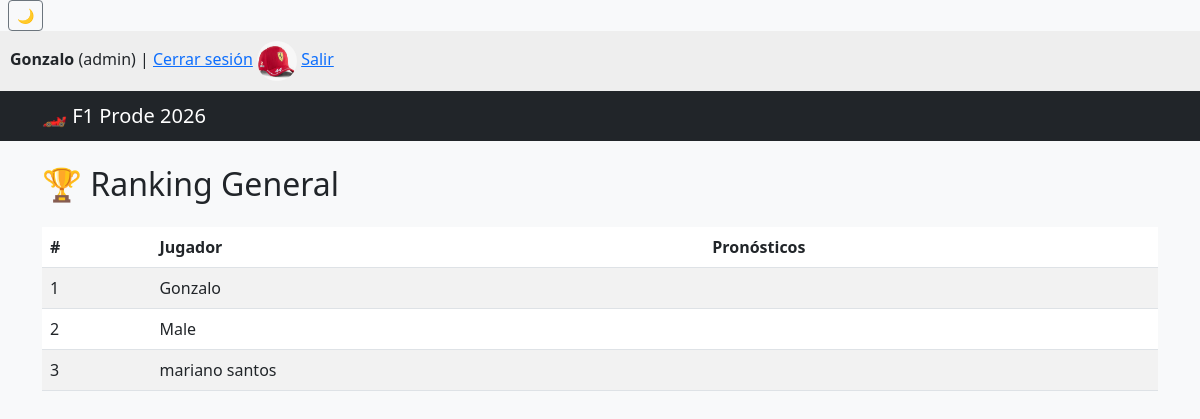
The page /ranking (signed in) on the database as committed earlier.
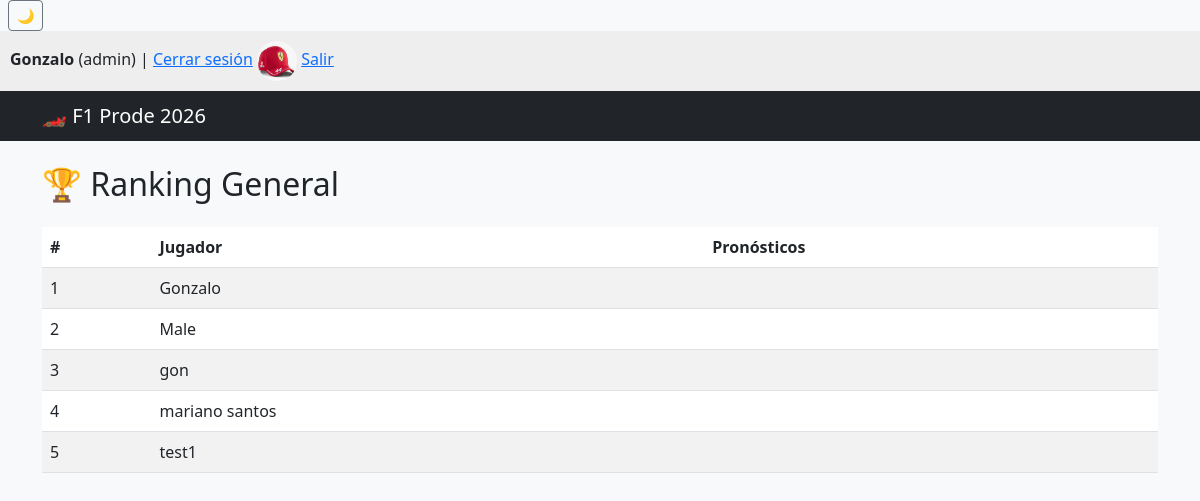
The same page on the database as committed later.
### tables this page shows
CREATE TABLE usuarios (
    id INTEGER PRIMARY KEY AUTOINCREMENT,
    nombre TEXT UNIQUE NOT NULL,
    email TEXT UNIQUE NOT NULL,
    password TEXT NOT NULL
, fecha_registro TEXT, admin INTEGER DEFAULT 0, avatar TEXT);

### app.py (the view)
@app.route("/ranking")
def ranking():
    if "user_id" not in session:
        return render_template("index.html", error="Login incorrecto")
    conn = get_db()
    cur = conn.cursor()
    cur.execute("""
        SELECT
            u.nombre,
            COALESCE(SUM(p.puntos), 0) AS total_puntos
        FROM usuarios u
        LEFT JOIN pronosticos p ON p.user_id = u.id
        GROUP BY u.id, u.nombre
        ORDER BY total_puntos DESC
    """)
    ranking = cur.fetchall()
    conn.close()
    return render_template("ranking.html", ranking=ranking)

### app.py (called while the page is built)
def get_db():
    conn = sqlite3.connect("prode.db")
    conn.row_factory = sqlite3.Row
    return conn

### templates/ranking.html (shortened to what this page needs)
{% extends "base.html" %}
{% block content %}
<h2 class="mb-4">🏆 Ranking General</h2>
<table class="table table-striped">
    <thead class="table-dark">
        <tr>
            <th>#</th>
            <th>Jugador</th>
            <th>Pronósticos</th>
        </tr>
    </thead>
    <tbody>
        {% for u in ranking %}
        <tr>
            <td>{{ loop.index }}</td>
            <td>{{ u.nombre }}</td>
            <td>{{ u.pronosticos }}</td>
        </tr>
        {% endfor %}
    </tbody>
</table>
{% endblock %}

### templates/base.html (shortened to what this page needs)
<!DOCTYPE html>
<html lang="es">
<head>
    <link rel="stylesheet"
      href="{{ url_for('static', filename='style.css') }}">
    <link href="https://cdn.jsdelivr.net/npm/bootstrap@5.3.2/dist/css/bootstrap.min.css" rel="stylesheet">
    <button id="toggleTheme" class="btn btn-sm btn-outline-secondary ms-2">
    🌙
</button>
</head>
<header style="padding:10px; background:#eee;">
    {% if session.get("user_name") %}
        <strong>{{ session.user_name }}</strong>
        {% if session.admin %}(admin){% endif %}
        | <a href="/logout">Cerrar sesión</a>
    {% endif %}
    {% if session.avatar %}
    <img src="{{ url_for('static', filename='avatars/' ~ session.avatar) }}"
         width="40" height="40" style="border-radius:50%">
{% endif %}
<a href="/logout">Salir</a>
</header>
<body>
<nav class="navbar navbar-dark bg-dark mb-4">
    <div class="container">
        <span class="navbar-brand mb-0 h1">🏎️ F1 Prode 2026</span>
    </div>
</nav>
<div class="container mb-5">
    {% block content %}{% endblock %}
</div>
</body>
</html>

Rows that differ between the two databases and show on the page:
added usuarios: nombre "gon"
added usuarios: nombre "test1"
